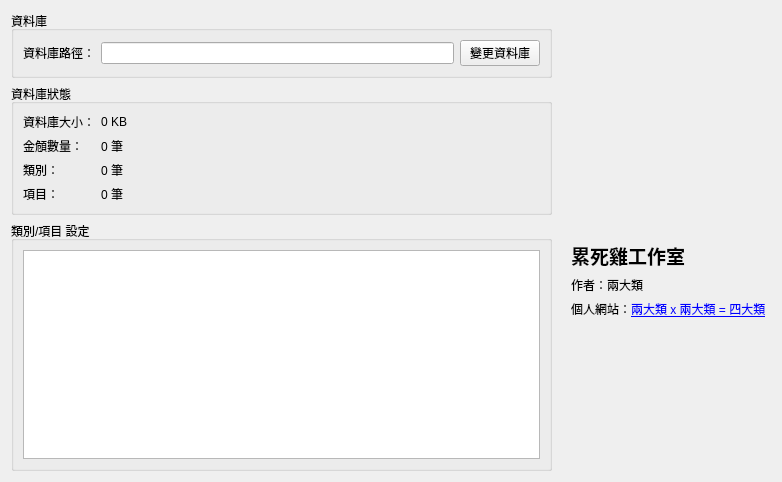
<?xml version="1.0" encoding="UTF-8"?>
<ui version="4.0">
 <class>SettingsTab</class>
 <widget class="QWidget" name="SettingsTab">
  <property name="geometry">
   <rect>
    <x>0</x>
    <y>0</y>
    <width>782</width>
    <height>482</height>
   </rect>
  </property>
  <property name="windowTitle">
   <string>Form</string>
  </property>
  <layout class="QHBoxLayout" name="horizontalLayout">
   <item>
    <layout class="QVBoxLayout" name="verticalLayout_7">
     <item>
      <widget class="QGroupBox" name="groupBox_3">
       <property name="title">
        <string>資料庫</string>
       </property>
       <layout class="QVBoxLayout" name="verticalLayout_8">
        <item>
         <layout class="QHBoxLayout" name="horizontalLayout_5">
          <item>
           <widget class="QLabel" name="databasePathLabel">
            <property name="text">
             <string>資料庫路徑：</string>
            </property>
           </widget>
          </item>
          <item>
           <widget class="QLineEdit" name="databasePathLineEdit"/>
          </item>
          <item>
           <widget class="QPushButton" name="changeDatabasePushButton">
            <property name="text">
             <string>變更資料庫</string>
            </property>
           </widget>
          </item>
         </layout>
        </item>
       </layout>
      </widget>
     </item>
     <item>
      <widget class="QGroupBox" name="groupBox_4">
       <property name="title">
        <string>資料庫狀態</string>
       </property>
       <layout class="QFormLayout" name="formLayout_2">
        <item row="0" column="0">
         <widget class="QLabel" name="databaseSizeLabel">
          <property name="text">
           <string>資料庫大小：</string>
          </property>
         </widget>
        </item>
        <item row="0" column="1">
         <widget class="QLabel" name="databaseSizeDataLabel">
          <property name="text">
           <string>0 KB</string>
          </property>
         </widget>
        </item>
        <item row="1" column="0">
         <widget class="QLabel" name="payNumLabel">
          <property name="text">
           <string>金頠數量：</string>
          </property>
         </widget>
        </item>
        <item row="1" column="1">
         <widget class="QLabel" name="payNumDataLabel">
          <property name="text">
           <string>0 筆</string>
          </property>
         </widget>
        </item>
        <item row="2" column="0">
         <widget class="QLabel" name="classNumLabel">
          <property name="text">
           <string>類別：</string>
          </property>
         </widget>
        </item>
        <item row="2" column="1">
         <widget class="QLabel" name="classNumDataLabel">
          <property name="text">
           <string>0 筆</string>
          </property>
         </widget>
        </item>
        <item row="3" column="0">
         <widget class="QLabel" name="subjectNumLabel">
          <property name="text">
           <string>項目：</string>
          </property>
         </widget>
        </item>
        <item row="3" column="1">
         <widget class="QLabel" name="subjectNumDataLabel">
          <property name="text">
           <string>0 筆</string>
          </property>
         </widget>
        </item>
       </layout>
      </widget>
     </item>
     <item>
      <widget class="QGroupBox" name="groupBox_5">
       <property name="title">
        <string>類別/項目 設定</string>
       </property>
       <layout class="QVBoxLayout" name="verticalLayout_6">
        <item>
         <widget class="QTreeView" name="classTreeView"/>
        </item>
       </layout>
      </widget>
     </item>
    </layout>
   </item>
   <item>
    <layout class="QVBoxLayout" name="verticalLayout_10" stretch="0,0,0">
     <item>
      <spacer name="verticalSpacer_3">
       <property name="orientation">
        <enum>Qt::Vertical</enum>
       </property>
       <property name="sizeHint" stdset="0">
        <size>
         <width>20</width>
         <height>40</height>
        </size>
       </property>
      </spacer>
     </item>
     <item>
      <layout class="QHBoxLayout" name="horizontalLayout_4">
       <property name="leftMargin">
        <number>0</number>
       </property>
       <property name="topMargin">
        <number>0</number>
       </property>
       <property name="rightMargin">
        <number>5</number>
       </property>
       <property name="bottomMargin">
        <number>0</number>
       </property>
       <item>
        <widget class="QLabel" name="logoLabel">
         <property name="frameShadow">
          <enum>QFrame::Plain</enum>
         </property>
         <property name="text">
          <string/>
         </property>
         <property name="pixmap">
          <pixmap resource="resource.qrc">:/images/logo.png</pixmap>
         </property>
        </widget>
       </item>
       <item>
        <layout class="QVBoxLayout" name="verticalLayout_9">
         <item>
          <spacer name="verticalSpacer_2">
           <property name="orientation">
            <enum>Qt::Vertical</enum>
           </property>
           <property name="sizeHint" stdset="0">
            <size>
             <width>20</width>
             <height>40</height>
            </size>
           </property>
          </spacer>
         </item>
         <item>
          <widget class="QLabel" name="titleLabel">
           <property name="text">
            <string>&lt;html&gt;&lt;head/&gt;&lt;body&gt;&lt;p&gt;&lt;span style=&quot; font-size:14pt; font-weight:600;&quot;&gt;累死雞工作室&lt;/span&gt;&lt;/p&gt;&lt;/body&gt;&lt;/html&gt;</string>
           </property>
          </widget>
         </item>
         <item>
          <widget class="QLabel" name="nameLabel">
           <property name="text">
            <string>作者：兩大類</string>
           </property>
          </widget>
         </item>
         <item>
          <widget class="QLabel" name="siteLabel">
           <property name="text">
            <string>&lt;html&gt;&lt;head/&gt;&lt;body&gt;&lt;p&gt;個人網站：&lt;a href=&quot;http://marco79423.lazchi.nctucs.net&quot;&gt;&lt;span style=&quot; text-decoration: underline; color:#0000ff;&quot;&gt;兩大類 x 兩大類 = 四大類&lt;/span&gt;&lt;/a&gt;&lt;/p&gt;&lt;/body&gt;&lt;/html&gt;</string>
           </property>
          </widget>
         </item>
        </layout>
       </item>
      </layout>
     </item>
     <item>
      <spacer name="verticalSpacer_4">
       <property name="orientation">
        <enum>Qt::Vertical</enum>
       </property>
       <property name="sizeHint" stdset="0">
        <size>
         <width>20</width>
         <height>40</height>
        </size>
       </property>
      </spacer>
     </item>
    </layout>
   </item>
  </layout>
 </widget>
 <resources>
  <include location="resource.qrc"/>
 </resources>
 <connections/>
</ui>
